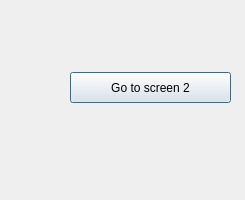
<?xml version="1.0" encoding="UTF-8"?>
<ui version="4.0">
 <class>Dialog</class>
 <widget class="QDialog" name="Dialog">
  <property name="geometry">
   <rect>
    <x>0</x>
    <y>0</y>
    <width>245</width>
    <height>200</height>
   </rect>
  </property>
  <property name="windowTitle">
   <string>Dialog</string>
  </property>
  <widget class="QPushButton" name="pushButton">
   <property name="geometry">
    <rect>
     <x>70</x>
     <y>72</y>
     <width>161</width>
     <height>31</height>
    </rect>
   </property>
   <property name="text">
    <string>Go to screen 2</string>
   </property>
  </widget>
 </widget>
 <resources/>
 <connections/>
</ui>
